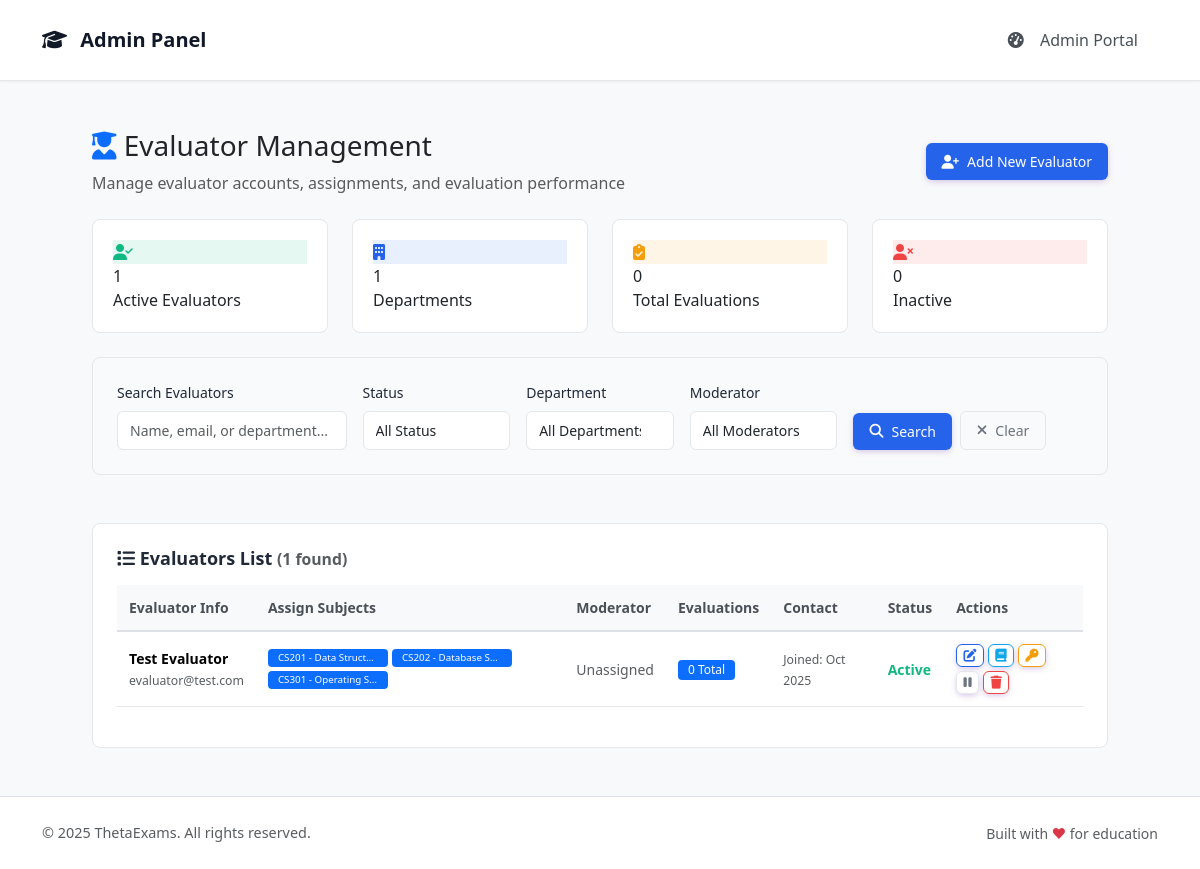
Page /admin/manage_evaluators.php (signed in) on the committed database.
### tables this page shows
CREATE TABLE IF NOT EXISTS users (
    id INT AUTO_INCREMENT PRIMARY KEY,
    name VARCHAR(100) NOT NULL,
    email VARCHAR(100) UNIQUE NOT NULL,
    roll_no VARCHAR(50) UNIQUE NULL,
    password VARCHAR(255) NOT NULL,
    role ENUM('student','faculty','moderator','evaluator','admin') NOT NULL,
    course VARCHAR(100) NULL,
    year INT NULL,
    department VARCHAR(100) NULL,
    phone VARCHAR(20) NULL,
    is_active TINYINT(1) DEFAULT 1,
    moderator_id INT NULL,
    created_at TIMESTAMP DEFAULT CURRENT_TIMESTAMP,
    INDEX idx_users_email (email),
    INDEX idx_users_role (role),
    INDEX idx_users_active (is_active),
    FOREIGN KEY (moderator_id) REFERENCES users(id) ON DELETE SET NULL
);

### admin/manage_evaluators.php (the view, shortened to what this page needs)
<?php
include('../config/config.php');
include('../includes/header.php');
$search = isset($_GET['search']) ? trim($_GET['search']) : '';
$query = "SELECT u.*, m.name as moderator_name,
    (SELECT COUNT(*) FROM submissions WHERE evaluator_id = u.id) as total_evaluations,
    (SELECT COUNT(*) FROM submissions WHERE evaluator_id = u.id AND status = 'evaluated') as completed_evaluations,
    (SELECT GROUP_CONCAT(CONCAT(s.code, ' - ', s.name) SEPARATOR ', ')
     FROM evaluator_subjects es
     LEFT JOIN subjects s ON es.subject_id = s.id
     WHERE es.evaluator_id = u.id) as assigned_subjects
    FROM users u
    LEFT JOIN users m ON u.moderator_id = m.id
    WHERE u.role = 'evaluator'";
$query .= " ORDER BY u.name ASC";
$stmt = $conn->prepare($query);
if (!$stmt) {
    $error = "Database error: " . $conn->error;
    $evaluators = false;
} else {
    $stmt->execute();
    $evaluators = $stmt->get_result();
}
$stats_query = $conn->query("SELECT
    COUNT(*) as total_evaluators,
    SUM(is_active) as active_evaluators,
    COUNT(DISTINCT department) as total_departments,
    (SELECT COUNT(*) FROM submissions WHERE evaluator_id IS NOT NULL) as total_evaluations
    FROM users WHERE role = 'evaluator'");
$evaluatorStats = $stats_query ? $stats_query->fetch_assoc() : array(
    'total_evaluators' => 0,
    'active_evaluators' => 0,
    'total_departments' => 0,
    'total_evaluations' => 0
);
?>
<link rel="stylesheet" href="../moderator/css/moderator-style.css">
<div class="container-fluid" style="padding-left: 50px; padding-right: 50px;">
    <div class="row mb-4 mt-4 fade-in">
        <div class="col-12">
            <div class="d-flex justify-content-between align-items-center">
                <div>
                    <h1 class="h3 mb-2">
                        <i class="fas fa-user-graduate text-primary"></i> Evaluator Management
                    </h1>
                    <p class="text-muted mb-0">Manage evaluator accounts, assignments, and evaluation performance</p>
                </div>
                <div>
                    <button class="btn btn-primary" onclick="showAddModal()">
                        <i class="fas fa-user-plus"></i> Add New Evaluator
                    </button>
                </div>
            </div>
        </div>
    </div>
    <div class="row g-4 mb-4 fade-in">
        <div class="col-md-3">
            <div class="stat-box">
                <div class="stat-icon" style="background-color: rgba(16, 185, 129, 0.1); color: #10b981;">
                    <i class="fas fa-user-check"></i>
                </div>
                <div class="stat-details">
                    <div class="stat-value"><?= $evaluatorStats['active_evaluators'] ?></div>
                    <div class="stat-label">Active Evaluators</div>
                </div>
            </div>
        </div>
        <div class="col-md-3">
            <div class="stat-box">
                <div class="stat-icon" style="background-color: rgba(37, 99, 235, 0.1); color: #2563eb;">
                    <i class="fas fa-building"></i>
                </div>
                <div class="stat-details">
                    <div class="stat-value"><?= $evaluatorStats['total_departments'] ?></div>
                    <div class="stat-label">Departments</div>
                </div>
            </div>
        </div>
        <div class="col-md-3">
            <div class="stat-box">
                <div class="stat-icon" style="background-color: rgba(245, 158, 11, 0.1); color: #f59e0b;">
                    <i class="fas fa-clipboard-check"></i>
                </div>
                <div class="stat-details">
                    <div class="stat-value"><?= $evaluatorStats['total_evaluations'] ?></div>
                    <div class="stat-label">Total Evaluations</div>
                </div>
            </div>
        </div>
        <div class="col-md-3">
            <div class="stat-box">
                <div class="stat-icon" style="background-color: rgba(239, 68, 68, 0.1); color: #ef4444;">
                    <i class="fas fa-user-times"></i>
                </div>
                <div class="stat-details">
                    <div class="stat-value"><?= $evaluatorStats['total_evaluators'] - $evaluatorStats['active_evaluators'] ?></div>
                    <div class="stat-label">Inactive</div>
                </div>
            </div>
        </div>
    </div>
    <div class="row mb-4 fade-in">
        <div class="col-12">
            <div class="search-filters">
                <form method="GET" class="row g-3">
                    <div class="col-md-3">
                        <label class="form-label">Search Evaluators</label>
                        <input type="text" class="form-control" name="search" value="<?= htmlspecialchars($search) ?>"
                               placeholder="Name, email, or department...">
                    </div>
                    <div class="col-md-2">
                        <label class="form-label">Status</label>
                        <select name="status" class="form-select">
                            <option value="">All Status</option>
                        </select>
                    </div>
                    <div class="col-md-2">
                        <label class="form-label">Department</label>
                        <select name="department" class="form-select">
                            <option value="">All Departments</option>
                        </select>
                    </div>
                    <div class="col-md-2">
                        <label class="form-label">Moderator</label>
                        <select name="moderator" class="form-select">
                            <option value="">All Moderators</option>
                        </select>
                    </div>
                    <div class="col-md-3 d-flex align-items-end gap-2">
                        <button type="submit" class="btn btn-primary">
                            <i class="fas fa-search"></i> Search
                        </button>
                        <a href="manage_evaluators.php" class="btn btn-outline-secondary">
                            <i class="fas fa-times"></i> Clear
                        </a>
                    </div>
                </form>
            </div>
        </div>
    </div>
    <div class="row fade-in">
        <div class="col-12">
            <div class="dashboard-card">
                <div class="d-flex justify-content-between align-items-center mb-3">
                    <h5 class="mb-0">
                        <i class="fas fa-list"></i> Evaluators List
                        <small class="text-muted">(<?= $evaluators->num_rows ?> found)</small>
                    </h5>
                </div>
                <?php if($evaluators->num_rows > 0): ?>
                    <div class="table-responsive">
                        <table class="table table-hover">
                            <thead class="table-light">
                                <tr>
                                    <th>Evaluator Info</th>
                                    <th>Assign Subjects</th>
                                    <th>Moderator</th>
                                    <th>Evaluations</th>
                                    <th>Contact</th>
                                    <th>Status</th>
                                    <th>Actions</th>
                                </tr>
                            </thead>
                            <tbody>
                                <?php while($evaluator = $evaluators->fetch_assoc()): ?>
                                <tr>
                                    <td>
                                        <div class="fw-semibold"><?= htmlspecialchars($evaluator['name']) ?></div>
                                        <small class="text-muted"><?= htmlspecialchars($evaluator['email']) ?></small>
                                    </td>
                                    <td>
                                        <?php if($evaluator['assigned_subjects']): ?>
                                            <div class="subjects-container">
                                                <div class="d-flex flex-wrap gap-1">
                                                    <?php
                                                    $subjects = explode(', ', $evaluator['assigned_subjects']);
                                                    foreach($subjects as $subject):
                                                        if(trim($subject)): ?>
                                                            <span class="badge bg-primary subject-badge" title="<?= htmlspecialchars(trim($subject)) ?>"><?= htmlspecialchars(trim($subject)) ?></span>
                                                    <?php endif; endforeach; ?>
                                                </div>
                                            </div>
                                        <?php else: ?>
                                            <button class="btn btn-sm btn-outline-primary" onclick="editEvaluator(<?= $evaluator['id'] ?>)">
                                                <i class="fas fa-plus"></i> Assign Subjects
                                            </button>
                                        <?php endif; ?>
                                    </td>
                                    <td>
                                        <?php if($evaluator['moderator_name']): ?>
                                            <span class="badge bg-secondary"><?= htmlspecialchars($evaluator['moderator_name']) ?></span>
                                        <?php else: ?>
                                            <span class="text-muted">Unassigned</span>
                                        <?php endif; ?>
                                    </td>
                                    <td>
                                        <div>
                                            <span class="badge bg-primary"><?= $evaluator['total_evaluations'] ?> Total</span>
                                        </div>
                                    </td>
                                    <td>
                                        <small class="text-muted">Joined: <?= date('M Y', strtotime($evaluator['created_at'])) ?></small>
                                    </td>
                                    <td>
                                        <span class="status-<?= (isset($evaluator['is_active']) && $evaluator['is_active']) ? 'active' : 'inactive' ?>">
                                            <?= (isset($evaluator['is_active']) && $evaluator['is_active']) ? 'Active' : 'Inactive' ?>
                                        </span>
                                    </td>
                                    <td>
                                        <div class="btn-group-actions">
                                            <button class="btn btn-sm btn-outline-primary"
                                                    onclick="editEvaluator(<?= $evaluator['id'] ?>)" title="Edit">
                                                <i class="fas fa-edit"></i>
                                            </button>
                                            <button class="btn btn-sm btn-outline-info"
                                                    onclick="editEvaluator(<?= $evaluator['id'] ?>)" title="Assign Subjects">
                                                <i class="fas fa-book"></i>
                                            </button>
                                            <button class="btn btn-sm btn-outline-warning"
                                                    onclick="changePassword(<?= $evaluator['id'] ?>)" title="Change Password">
                                                <i class="fas fa-key"></i>
                                            </button>
                                            <button class="btn btn-sm btn-outline-<?= (isset($evaluator['is_active']) && $evaluator['is_active']) ? 'secondary' : 'success' ?>"
                                                    onclick="toggleStatus(<?= $evaluator['id'] ?>, <?= (isset($evaluator['is_active']) && $evaluator['is_active']) ? '0' : '1' ?>)"
                                                    title="<?= (isset($evaluator['is_active']) && $evaluator['is_active']) ? 'Deactivate' : 'Activate' ?>">
                                                <i class="fas fa-<?= (isset($evaluator['is_active']) && $evaluator['is_active']) ? 'pause' : 'play' ?>"></i>
                                            </button>
                                            <button class="btn btn-sm btn-outline-danger"
                                                    onclick="deleteEvaluator(<?= $evaluator['id'] ?>)" title="Delete">
                                                <i class="fas fa-trash"></i>
                                            </button>
                                        </div>
                                    </td>
                                </tr>
                                <?php endwhile; ?>
                            </tbody>
                        </table>
                    </div>
                <?php endif; ?>
            </div>
        </div>
    </div>
</div>
<?php include('../includes/footer.php'); ?>

### rows in the picture
users: name "Test Evaluator", email "evaluator@test.com", subject "CS201 - Data Struct…", subject "CS202 - Database S…", subject "CS301 - Operating S…", total_evaluations "0", created_at "Oct 2025", is_active "Active"

### other values in the picture
$evaluatorStats['active_evaluators'] "1"
$evaluatorStats['total_departments'] "1"
$evaluatorStats['total_evaluations'] "0"
$evaluators->num_rows "1"
